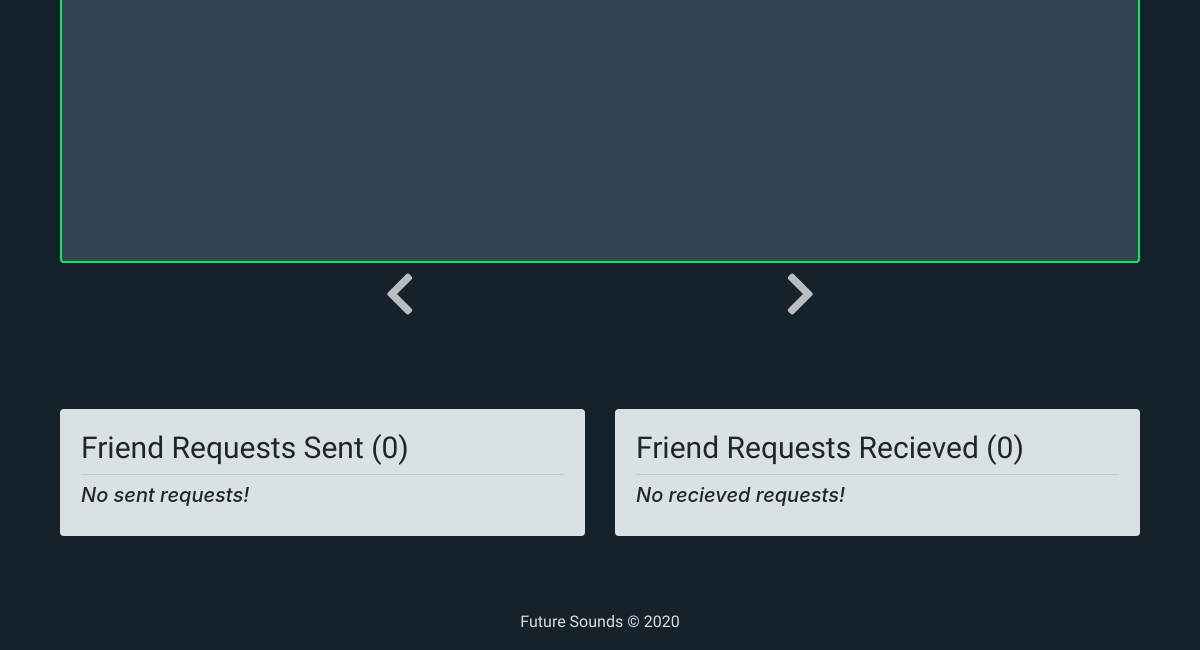
/my-profile/James88/ (signed in, lower part), run on an earlier commit of the app's database.
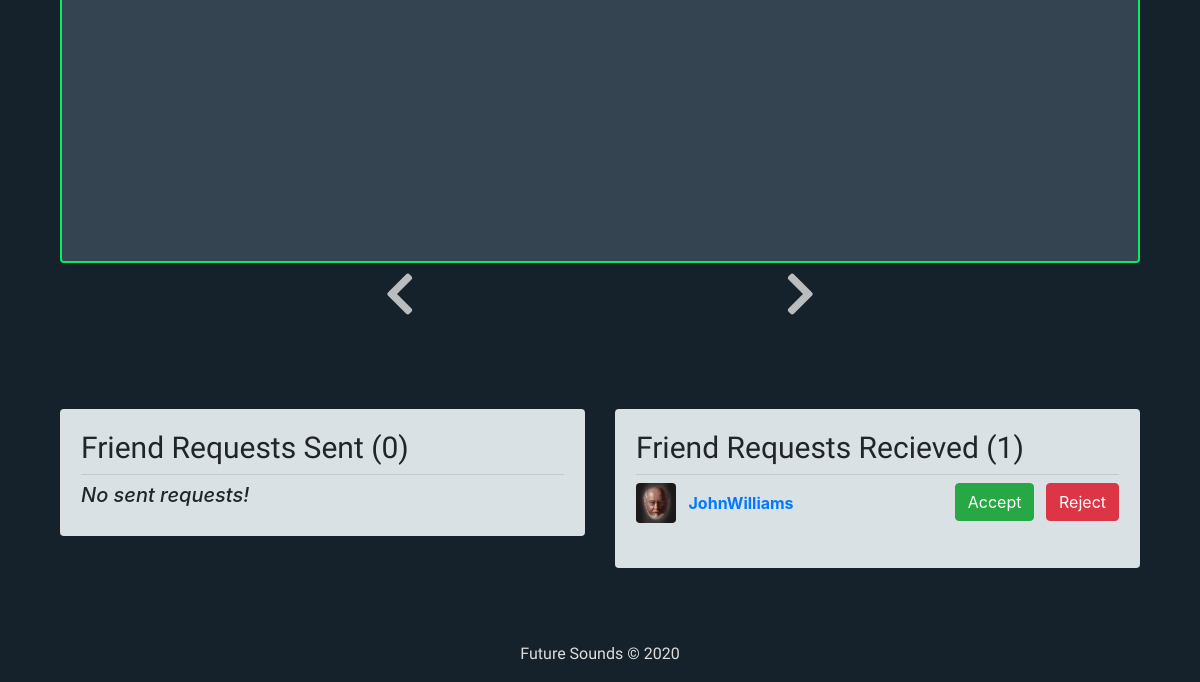
And on a later commit of the database.
### users/models.py (models this page shows, shortened)
class FriendRequest(models.Model):
    to_user = models.ForeignKey(settings.AUTH_USER_MODEL, related_name='to_user', on_delete=models.CASCADE)
    from_user = models.ForeignKey(settings.AUTH_USER_MODEL, related_name='from_user', on_delete=models.CASCADE)
    timestamp = models.DateTimeField(auto_now_add=True)

class Profile(models.Model):
    user = models.OneToOneField(User, on_delete=models.CASCADE)
    image = models.ImageField(default='default.png', upload_to='profile_pics')
    slug = AutoSlugField(populate_from='user')
    bio = models.CharField(max_length=255, blank=True)
    friends = models.ManyToManyField('Profile', blank=True)
    def get_absolute_url(self):
        return "/users/{}".format(self.slug)

### users/views.py (the view)
# urls.py: path('my-profile/<slug:slug>/', user_views.my_profile, name='my_profile'),
@login_required
def my_profile(request, slug):
        slug = Profile.objects.filter(slug=slug).first()
        p = request.user.profile
        you = p.user
        sent_friend_requests = FriendRequest.objects.filter(from_user=you)
        rec_friend_requests = FriendRequest.objects.filter(to_user=you)
        user_posts = Post.objects.filter(user_name=you)
        friends = p.friends.all()
        artwork = Music.objects.all().filter(artist=you).order_by('-date_posted')
        videos = Video.objects.all().filter(videoUser_id=you).order_by('-date_posted')
        button_status = 'none'
        if p not in request.user.profile.friends.all():
            button_status = 'not_friend'
            if len(FriendRequest.objects.filter(
                from_user=request.user).filter(to_user=you)) == 1:
                        button_status = 'friend_request_sent'
            if len(FriendRequest.objects.filter(
                from_user=p.user).filter(to_user=request.user)) == 1:
                        button_status = 'friend_request_received'
        context = {
                'u': you,
                'button_status': button_status,
                'friends_list': friends,
                'sent_friend_requests': sent_friend_requests,
                'rec_friend_requests': rec_friend_requests,
                'post_count': user_posts.count,
                'artwork': artwork,
                'videos': videos,
            }
        return render(request, 'users/profile.html', context)

### users/templates/users/profile.html (shortened to what this page needs)
{% extends "feed/layout.html" %} {% load static %} {% load embed_video_tags %} {% block searchform %}
  <link rel="stylesheet" href="https://use.fontawesome.com/releases/v5.3.1/css/all.css"
>
{% endblock searchform %} {% block content %}
<div class="main-content">
  <div class="container mt-2">
    <br />
    <br>
    <div class="row">
      <div class="col-xl-12 col-lg-12 col-md-12 m-auto mb-5 mb-xl-5">
        <div class="card card-videos shadow">
           <div id="slide-window">
</div>
   <span class="nav fa fa-chevron-left fa-3x" id="left"></span>
    <span class="nav fa fa-chevron-right fa-3x" id="right"></span>
        </div>
      </div>
    </div>
    {% if request.user == u %}
    <div class="row sent-request-row">
      <div class="col-md-6 sent-requests">
        <div class="card card-signin my-5">
          <div class="card-body">
            <h2 class="profile_requests">Friend Requests Sent ({{ sent_friend_requests.count }})</h2>
            <hr class="my-2" />
            {% if not sent_friend_requests %}
            <h5><i>No sent requests!</i></h5>
            {% endif %}
          </div>
        </div>
      </div>
      <div class="col-md-6 sent-requests">
        <div class="card card-signin my-5">
          <div class="card-body">
            <h2 class="profile_requests">Friend Requests Recieved ({{ rec_friend_requests.count }})</h2>
            <hr class="my-2" />
            {% if not rec_friend_requests %}
            <h5><i>No recieved requests!</i></h5>
            {% else %} {% for r_request in rec_friend_requests %}
            <a href="{{ r_request.from_user.profile.get_absolute_url }}"><img
                src="{{ r_request.from_user.profile.image.url }}" class="rounded mr-2" width="40" height="40"
                alt="" /></a>
            <a class="mr-2 align-middle" href="{{ r_request.from_user.profile.get_absolute_url }}"><b>{{ r_request.from_user.username }}</b>
            </a>
            <small class="float-right">
              <a class="btn btn-success mr-2"
                href="/users/friend-request/accept/{{ r_request.from_user.username }}">Accept</a>
              <a class="btn btn-danger"
                href="/users/friend-request/delete/{{ r_request.from_user.username }}">Reject</a>
            </small>
            <br /><br />
            {% endfor %} {% endif %}
          </div>
        </div>
      </div>
    </div>
    {% endif %}
  </div>
</div>
{% endblock content %}

### feed/templates/feed/layout.html (shortened to what this page needs)
{% load static %}
<!DOCTYPE html>
<html>
  <head>
    <link
      rel="stylesheet"
      href="https://maxcdn.bootstrapcdn.com/bootstrap/4.0.0/css/bootstrap.min.css"
    />
    <link rel="stylesheet" href="{% static 'css/custom.css' %}" />
  </head>
  <body>
             {% block searchform %}{% endblock searchform %}
    <div class="container">
      {% include 'users/messages.html' %}{% block content %}{% endblock content %}
    </div>
    <footer class="page-footer font-small black">
      <div class="footer-copyright text-center py-3">Future Sounds © 2020</div>
    </footer>
  </body>
</html>

### feed/static/css/custom.css (style rules this page uses)
html { overflow-y: scroll; overflow-x: scroll; -webkit-tap-highlight-color:transparent; box-sizing: border-box; }
*, *:before, *:after { box-sizing: inherit; }
body { background-color: #15222b; overflow: hidden; }
html { -o-user-select: none; -moz-user-select: none; -webkit-user-select: none; user-select: none; }
p,a,h1,h2,h3,h4,h5,h6,li,td,article { -o-user-select: text; -moz-user-select: text; -webkit-user-select: text; user-select: text; }
.profile_requests { font-family: 'Saira', sans-serif; font-weight: 100; font-size: 30px; }
.page-footer { color: rgb(222, 222, 222); font-family: 'Saira', sans-serif; }
.card-body { background-color: #d9e1e4; }
.card-videos { height: 715px; background-color: #344450; border: 2px solid #0ae964; }
#slide-window { position: absolute; width: 100%; height: 100%; overflow: hidden; top: 65px; left: 0px; margin-top: 10px; text-align: center; font-family: 'Saira', sans-serif; color: rgb(200, 201, 201); font-size: 20px; }
.nav { position: absolute; z-index: 9; top: 50%; cursor: pointer; color: #fff; opacity: 0.7; transition: all 0.66s ease; -webkit-transition: all 0.66s ease; }
#left { position: absolute; top: 720px; left: 30%; }
#right { position: absolute; top: 720px; right: 30%; }
.sent-request-row { position: relative; top: 40px; padding-top: 10px; margin-bottom: 50px; }
.sent-requests { height: fit-content; margin: 0; }

What changed in the data, as far as the page shows it:
added FriendRequest: from_user.profile.image (picture), from_user.username "JohnWilliams"
Also different on the page:
{{ rec_friend_requests.count }}: "0" → "1"
text no longer shown: "No recieved requests!"
